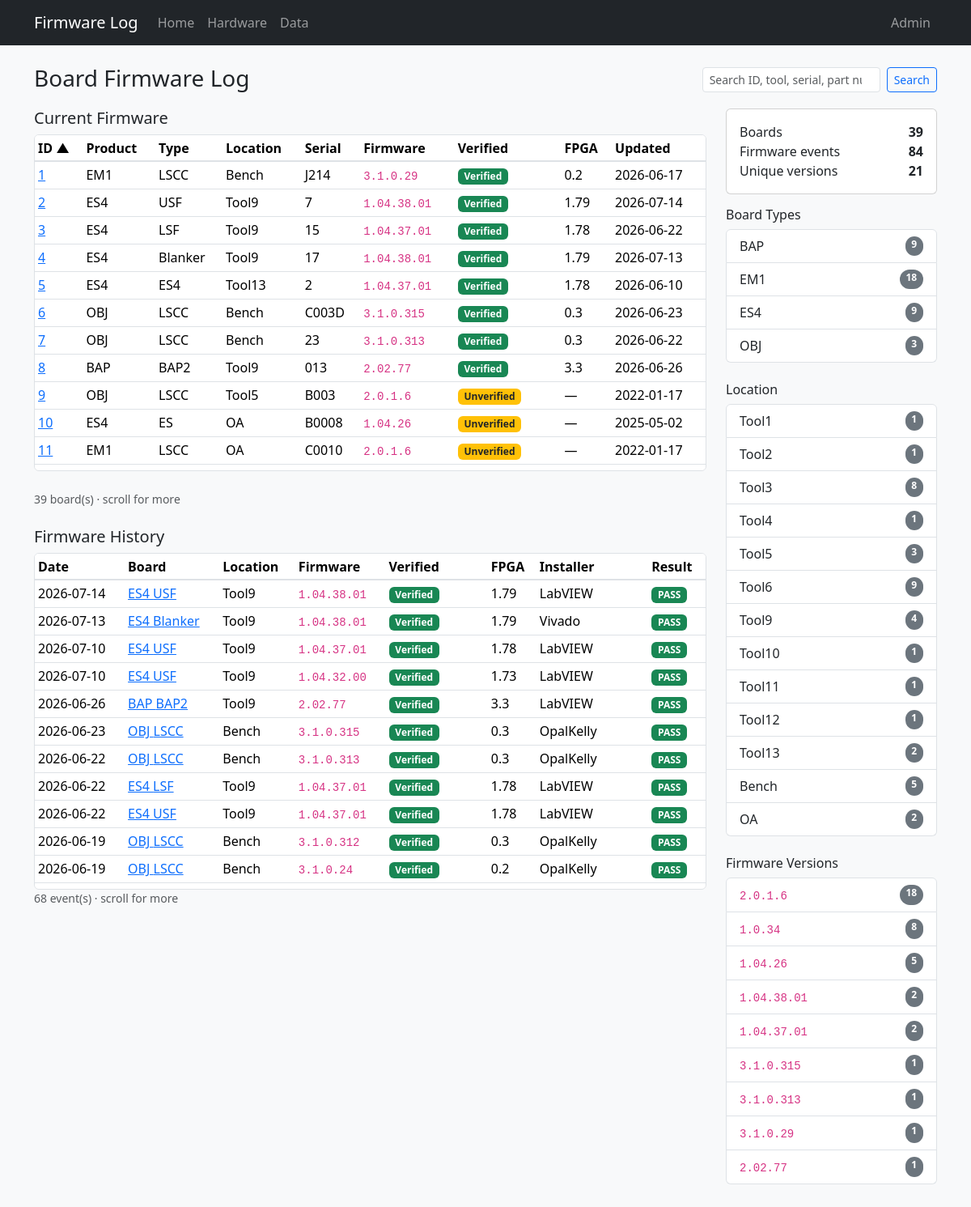
The page / on the database its author committed.
### tables this page shows
CREATE TABLE "boards" (
                board_id      INTEGER PRIMARY KEY,
                tool          TEXT,
                board_slot    TEXT,
                manufacturer  TEXT NOT NULL DEFAULT 'PDF Solutions Inc.',
                board_name    TEXT NOT NULL,
                serial        TEXT NOT NULL,
                part_number   TEXT,
                revision      TEXT,
                file_id       TEXT,
                product_name  TEXT NOT NULL,
                ddr_fbga      TEXT
            , inventory_serial TEXT, status TEXT, role TEXT, comment TEXT, open_item TEXT, po TEXT, modified_by TEXT, source_updated_at TEXT, data_source TEXT, dc_status TEXT, ac_status TEXT, gcal_status TEXT, adc_status TEXT, eeprom_status TEXT);

CREATE TABLE "firmware_history" (
                event_id    INTEGER PRIMARY KEY AUTOINCREMENT,
                board_id    INTEGER NOT NULL REFERENCES boards (board_id),
                event_date  TEXT NOT NULL,
                event_time  TEXT,
                fpga        TEXT,
                firmware    TEXT NOT NULL,
                installer   TEXT,
                result      TEXT
            );

### app.py (the view)
@app.route("/")
def index():
    product = request.args.get("product")
    firmware = request.args.get("firmware")
    tool = request.args.get("tool")
    search = request.args.get("q", "").strip()
    sort = request.args.get("sort", "board_id")
    order = request.args.get("order", "asc")
    return render_template(
        "index.html",
        boards=db.list_boards(
            product_name=product,
            firmware=firmware,
            tool=tool,
            search=search,
            sort=sort,
            order=order,
        ),
        history=db.list_history(
            product_name=product,
            firmware=firmware,
            tool=tool,
            search=search,
        ),
        stats=db.dashboard_stats(),
        fw_stats=db.firmware_stats(),
        tool_stats=db.tool_stats(),
        products=db.board_products(),
        available_firmware=db.firmware_for_product(product) if product else set(),
        available_products=db.products_for_firmware(firmware) if firmware else set(),
        available_tools=(
            db.tools_for_product(product) if product
            else db.tools_for_firmware(firmware) if firmware
            else set()
        ),
        available_products_for_tool=db.products_for_tool(tool) if tool else set(),
        available_firmware_for_tool=db.firmware_for_tool(tool) if tool else set(),
        product_filter=product,
        firmware_filter=firmware,
        tool_filter=tool,
        search=search,
        sort=sort,
        order=order,
    )

### templates/index.html (shortened to what this page needs)
{% extends "base.html" %}
{% from "macros.html" import sort_link, result_badge, verified_badge %}
{% block content %}
<div class="d-flex flex-wrap justify-content-between align-items-center gap-2 mb-3">
  <div>
    <h1 class="h3 mb-1">Board Firmware Log</h1>
  </div>
  <form id="search-form" action="{{ url_for('index') }}" method="get" class="d-flex gap-2">
    <input type="search" id="board-search" name="q" value="{{ search }}" class="form-control form-control-sm" placeholder="Search ID, tool, serial, part number…">
    <button class="btn btn-sm btn-outline-primary" type="submit">Search</button>
  </form>
</div>
<div class="row g-4">
  <div class="col-lg-9">
    <h2 class="h5">Current Firmware</h2>
    <div class="table-scroll-panel mb-4">
      <table class="table table-sm table-hover align-middle mb-0">
        <thead>
          <tr>
            <th>{{ sort_link('ID', 'board_id', sort, order, product_filter, firmware_filter, tool_filter, search) }}</th>
            <th>{{ sort_link('Product', 'product_name', sort, order, product_filter, firmware_filter, tool_filter, search) }}</th>
            <th>{{ sort_link('Type', 'board_name', sort, order, product_filter, firmware_filter, tool_filter, search) }}</th>
            <th>{{ sort_link('Location', 'tool', sort, order, product_filter, firmware_filter, tool_filter, search) }}</th>
            <th>{{ sort_link('Serial', 'serial', sort, order, product_filter, firmware_filter, tool_filter, search) }}</th>
            <th class="col-firmware">{{ sort_link('Firmware', 'firmware', sort, order, product_filter, firmware_filter, tool_filter, search) }}</th>
            <th class="col-verified">Verified</th>
            <th>FPGA</th>
            <th>{{ sort_link('Updated', 'event_date', sort, order, product_filter, firmware_filter, tool_filter, search) }}</th>
          </tr>
        </thead>
        <tbody>
          {% for b in boards %}
          <tr>
            <td><a href="{{ url_for('board_detail', board_id=b.board_id) }}">{{ b.board_id }}</a></td>
            <td>{{ b.product_name }}</td>
            <td>{{ b.board_name }}</td>
            <td>{{ b.tool or '—' }}</td>
            <td>{{ b.serial }}</td>
            <td class="col-firmware">{% if b.current_firmware %}<code>{{ b.current_firmware }}</code>{% else %}<span class="text-muted">—</span>{% endif %}</td>
            <td class="col-verified">{{ verified_badge(b.firmware_verified) }}</td>
            <td>{{ b.current_fpga or '—' }}</td>
            <td>{{ b.last_update or '—' }}</td>
          </tr>
          {% else %}
          <tr><td colspan="9" class="text-muted">No boards match your filters.</td></tr>
          {% endfor %}
        </tbody>
      </table>
    </div>
    <p class="text-muted small">{{ boards|length }} board(s){% if boards|length > 12 %} · scroll for more{% endif %}</p>
    <h2 class="h5 mt-4">Firmware History</h2>
    <div class="table-scroll-panel">
      <table class="table table-sm table-hover align-middle mb-0">
        <thead>
          <tr>
            <th>Date</th>
            <th>Board</th>
            <th>Location</th>
            <th class="col-firmware">Firmware</th>
            <th class="col-verified">Verified</th>
            <th>FPGA</th>
            <th>Installer</th>
            <th>Result</th>
          </tr>
        </thead>
        <tbody>
          {% for row in history %}
          <tr>
            <td>{{ row.event_date }}</td>
            <td>
              <a href="{{ url_for('board_detail', board_id=row.board_id) }}">
                {{ row.product_name }} {{ row.board_name }}
              </a>
            </td>
            <td>{{ row.tool or '—' }}</td>
            <td class="col-firmware"><code>{{ row.firmware }}</code></td>
            <td class="col-verified">{{ verified_badge(row.firmware_verified) }}</td>
            <td>{{ row.fpga or '—' }}</td>
            <td>{{ row.installer or '—' }}</td>
            <td>{{ result_badge(row.result) }}</td>
          </tr>
          {% else %}
          <tr><td colspan="8" class="text-muted">No firmware history matches your filters.</td></tr>
          {% endfor %}
        </tbody>
      </table>
    </div>
    <p class="text-muted small">{{ history|length }} event(s){% if history|length > 10 %} · scroll for more{% endif %}</p>
  </div>
  <div class="col-lg-3">
    <div class="card mb-3">
      <div class="card-body">
        <div class="d-flex justify-content-between"><span>Boards</span><strong>{{ stats.board_count }}</strong></div>
        <div class="d-flex justify-content-between"><span>Firmware events</span><strong>{{ stats.history_count }}</strong></div>
        <div class="d-flex justify-content-between"><span>Unique versions</span><strong>{{ stats.firmware_versions }}</strong></div>
      </div>
    </div>
    <h2 class="h6">Board Types</h2>
    <div class="list-group mb-4">
      {% for p in products %}
      {% if (firmware_filter and p.product_name not in available_products and product_filter != p.product_name) or (tool_filter and p.product_name not in available_products_for_tool and product_filter != p.product_name) %}
      <span class="list-group-item d-flex justify-content-between py-2 filter-disabled" aria-disabled="true">
        <span>{{ p.product_name }}</span>
        <span class="badge text-bg-secondary rounded-pill">{{ p.board_count }}</span>
      </span>
      {% elif product_filter == p.product_name %}
      <a class="list-group-item list-group-item-action d-flex justify-content-between py-2 active"
         href="{{ url_for('index', firmware=firmware_filter, tool=tool_filter, q=search) }}">
        <span>{{ p.product_name }}</span>
        <span class="badge text-bg-light rounded-pill">{{ p.board_count }}</span>
      </a>
      {% else %}
      <a class="list-group-item list-group-item-action d-flex justify-content-between py-2"
         href="{{ url_for('index', product=p.product_name, firmware=firmware_filter, tool=tool_filter, q=search) }}">
        <span>{{ p.product_name }}</span>
        <span class="badge text-bg-secondary rounded-pill">{{ p.board_count }}</span>
      </a>
      {% endif %}
      {% endfor %}
    </div>
    <h2 class="h6">Location</h2>
    <div class="list-group mb-4">
      {% for row in tool_stats %}
      {% if (product_filter and row.tool not in available_tools and tool_filter != row.tool) or (firmware_filter and row.tool not in available_tools and tool_filter != row.tool) %}
      <span class="list-group-item d-flex justify-content-between py-2 filter-disabled" aria-disabled="true">
        <span>{{ row.tool }}</span>
        <span class="badge text-bg-secondary rounded-pill">{{ row.board_count }}</span>
      </span>
      {% elif tool_filter == row.tool %}
      <a class="list-group-item list-group-item-action d-flex justify-content-between py-2 active"
         href="{{ url_for('index', product=product_filter, firmware=firmware_filter, q=search) }}">
        <span>{{ row.tool }}</span>
        <span class="badge text-bg-light rounded-pill">{{ row.board_count }}</span>
      </a>
      {% else %}
      <a class="list-group-item list-group-item-action d-flex justify-content-between py-2"
         href="{{ url_for('index', product=product_filter, firmware=firmware_filter, tool=row.tool, q=search) }}">
        <span>{{ row.tool }}</span>
        <span class="badge text-bg-secondary rounded-pill">{{ row.board_count }}</span>
      </a>
      {% endif %}
      {% endfor %}
    </div>
    <h2 class="h6">Firmware Versions</h2>
    <div class="list-group">
      {% for row in fw_stats %}
      {% if (product_filter and row.firmware not in available_firmware and firmware_filter != row.firmware) or (tool_filter and row.firmware not in available_firmware_for_tool and firmware_filter != row.firmware) %}
      <span class="list-group-item d-flex justify-content-between py-2 filter-disabled" aria-disabled="true">
        <span><code class="small">{{ row.firmware }}</code></span>
        <span class="badge text-bg-secondary rounded-pill">{{ row.board_count }}</span>
      </span>
      {% else %}
      <a class="list-group-item list-group-item-action d-flex justify-content-between py-2"
         href="{{ url_for('index', firmware=row.firmware, product=product_filter, tool=tool_filter, q=search) }}">
        <span><code class="small">{{ row.firmware }}</code></span>
        <span class="badge text-bg-secondary rounded-pill">{{ row.board_count }}</span>
      </a>
      {% endif %}
      {% else %}
      <div class="list-group-item text-muted py-2">No data.</div>
      {% endfor %}
    </div>
  </div>
</div>
{% endblock %}

### templates/base.html (shortened to what this page needs)
<!DOCTYPE html>
<html lang="en">
<head>
  <link href="https://cdn.jsdelivr.net/npm/bootstrap@5.3.3/dist/css/bootstrap.min.css" rel="stylesheet">
  <link href="{{ url_for('static', filename='style.css') }}" rel="stylesheet">
</head>
<body>
  <nav class="navbar navbar-expand-lg navbar-dark bg-dark mb-4">
    <div class="container">
      <a class="navbar-brand" href="{{ url_for('index') }}">Firmware Log</a>
      <div class="collapse navbar-collapse" id="nav">
        <ul class="navbar-nav me-auto">
          <li class="nav-item"><a class="nav-link" href="{{ url_for('index') }}">Home</a></li>
          <li class="nav-item"><a class="nav-link" href="/hardware">Hardware</a></li>
          <li class="nav-item"><a class="nav-link" href="{{ url_for('data') }}">Data</a></li>
        </ul>
        <ul class="navbar-nav">
          {% if session.get('admin') %}
          <li class="nav-item"><a class="nav-link" href="{{ url_for('admin_index') }}">Admin</a></li>
          <li class="nav-item"><a class="nav-link" href="{{ url_for('admin_sql') }}">SQL</a></li>
          <li class="nav-item"><a class="nav-link" href="{{ url_for('admin_deleted') }}">Deleted Records</a></li>
          <li class="nav-item"><a class="nav-link" href="{{ url_for('admin_logout') }}">Logout</a></li>
          {% else %}
          <li class="nav-item"><a class="nav-link" href="{{ url_for('admin_login') }}">Admin</a></li>
          {% endif %}
        </ul>
      </div>
    </div>
  </nav>
  <main class="container pb-5">
    {% block content %}{% endblock %}
  </main>
</body>
</html>

### templates/macros.html (shortened to what this page needs)
{% macro result_badge(result) -%}
  {% if result %}
    {% set r = result|upper %}
    {% if r == 'PASS' %}
      <span class="badge text-bg-success">PASS</span>
    {% elif r == 'FAIL' %}
      <span class="badge text-bg-danger">FAIL</span>
    {% else %}
      <span class="badge text-bg-secondary">{{ result }}</span>
    {% endif %}
  {% else %}
    <span class="text-muted">—</span>
  {% endif %}
{%- endmacro %}
{% macro sort_link(label, column, sort, order, product=None, firmware=None, tool=None, q=None) -%}
  {% set new_order = 'desc' if sort == column and order == 'asc' else 'asc' %}
  <a href="{{ url_for('index', sort=column, order=new_order, product=product, firmware=firmware, tool=tool, q=q) }}" class="text-decoration-none text-reset">
    {{ label }}{% if sort == column %} {% if order == 'asc' %}▲{% else %}▼{% endif %}{% endif %}
  </a>
{%- endmacro %}
{% macro verified_badge(status) -%}
  {% if status == 'verified' %}
    <span class="badge text-bg-success">Verified</span>
  {% elif status == 'unverified' %}
    <span class="badge text-bg-warning text-dark">Unverified</span>
  {% else %}
    <span class="text-muted">—</span>
  {% endif %}
{%- endmacro %}

### rows shown on the page
boards: board_id "1", product_name "EM1", board_name "LSCC", tool "Bench", serial "J214", current_firmware "3.1.0.29", current_fpga "0.2", last_update "2026-06-17"
boards: board_id "2", product_name "ES4", board_name "USF", tool "Tool9", serial "7", current_firmware "1.04.38.01", current_fpga "1.79", last_update "2026-07-14"
boards: board_id "3", product_name "ES4", board_name "LSF", tool "Tool9", serial "15", current_firmware "1.04.37.01", current_fpga "1.78", last_update "2026-06-22"
boards: board_id "4", product_name "ES4", board_name "Blanker", tool "Tool9", serial "17", current_firmware "1.04.38.01", current_fpga "1.79", last_update "2026-07-13"
boards: board_id "5", product_name "ES4", board_name "ES4", tool "Tool13", serial "2", current_firmware "1.04.37.01", current_fpga "1.78", last_update "2026-06-10", board_count "2", tool "Bench", board_count "5"
firmware_history: board_id "6", product_name "OBJ", board_name "LSCC", tool "Bench", serial "C003D", current_firmware "3.1.0.315", fpga "0.3", event_date "2026-06-23", firmware "3.1.0.315", installer "OpalKelly", result "PASS"
firmware_history: board_id "7", product_name "OBJ", board_name "LSCC", tool "Bench", serial "23", current_firmware "3.1.0.313", fpga "0.3", event_date "2026-06-22", firmware "3.1.0.313", installer "OpalKelly", result "PASS"
firmware_history: board_id "8", product_name "BAP", board_name "BAP2", tool "Tool9", serial "013", current_firmware "2.02.77", fpga "3.3", event_date "2026-06-26", firmware "2.02.77", installer "LabVIEW", result "PASS"
boards: board_id "9", product_name "OBJ", board_name "LSCC", tool "Tool5", serial "B003", current_firmware "2.0.1.6", shows "Unverified", current_fpga "—", last_update "2022-01-17"
boards: board_id "10", product_name "ES4", board_name "ES", tool "OA", serial "B0008", current_firmware "1.04.26", shows "Unverified", current_fpga "—", last_update "2025-05-02"
boards: board_id "11", product_name "EM1", board_name "LSCC", tool "OA", serial "C0010", current_firmware "2.0.1.6", shows "Unverified", current_fpga "—", last_update "2022-01-17"
firmware_history: event_date "2026-07-14", product_name "ES4", board_name "USF", tool "Tool9", firmware "1.04.38.01", fpga "1.79", installer "LabVIEW", result "PASS"
firmware_history: event_date "2026-07-13", product_name "ES4", board_name "Blanker", tool "Tool9", firmware "1.04.38.01", fpga "1.79", installer "Vivado", result "PASS"
firmware_history: event_date "2026-07-10", product_name "ES4", board_name "USF", tool "Tool9", firmware "1.04.37.01", fpga "1.78", installer "LabVIEW", result "PASS"
firmware_history: event_date "2026-07-10", product_name "ES4", board_name "USF", tool "Tool9", firmware "1.04.32.00", fpga "1.73", installer "LabVIEW", result "PASS"
firmware_history: event_date "2026-06-22", product_name "ES4", board_name "LSF", tool "Tool9", firmware "1.04.37.01", fpga "1.78", installer "LabVIEW", result "PASS"
firmware_history: event_date "2026-06-22", product_name "ES4", board_name "USF", tool "Tool9", firmware "1.04.37.01", fpga "1.78", installer "LabVIEW", result "PASS"
firmware_history: event_date "2026-06-19", product_name "OBJ", board_name "LSCC", tool "Bench", firmware "3.1.0.312", fpga "0.3", installer "OpalKelly", result "PASS"
firmware_history: event_date "2026-06-19", product_name "OBJ", board_name "LSCC", tool "Bench", firmware "3.1.0.24", fpga "0.2", installer "OpalKelly", result "PASS"
boards: product_name "EM1", board_count "18"

### other values the page prints
{{ label }} "ID Product Type Location Serial Firmware Updated"
{{ boards|length }} "39"
{{ history|length }} "68"
{{ stats.board_count }} "39"
{{ stats.history_count }} "84"
{{ stats.firmware_versions }} "21"
{{ p.product_name }} "BAP" "ES4" "OBJ"
{{ p.board_count }} "9" "9" "3"
{{ row.tool }} "Tool1" "Tool2" "Tool3" "Tool4" "Tool5" "Tool6" "Tool9" "Tool10" "Tool11" "Tool12" "OA"
{{ row.board_count }} "1" "1" "8" "1" "3" "9" "4" "1" "1" "1" "2"
{{ row.firmware }} "2.0.1.6" "1.0.34" "1.04.26" "1.04.38.01" "1.04.37.01" "3.1.0.315" "3.1.0.313" "3.1.0.29" "2.02.77"
{{ row.board_count }} "18" "8" "5" "2" "2" "1" "1" "1" "1"
